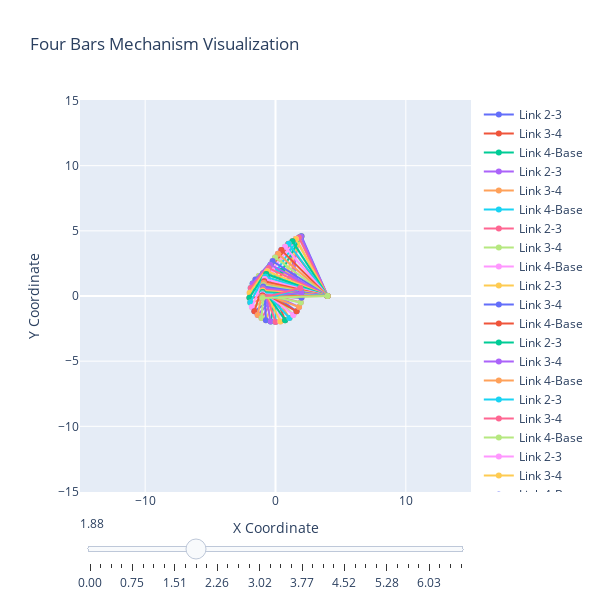

Here is the notebook cell this chart was saved with:
### Code cell
# Define your theta_2 range and call the function
theta_2_range = np.linspace(0, 4*np.pi, 50)
plot_mechanism_with_slider(theta_2_range, L2, L3, L4, Separation)
